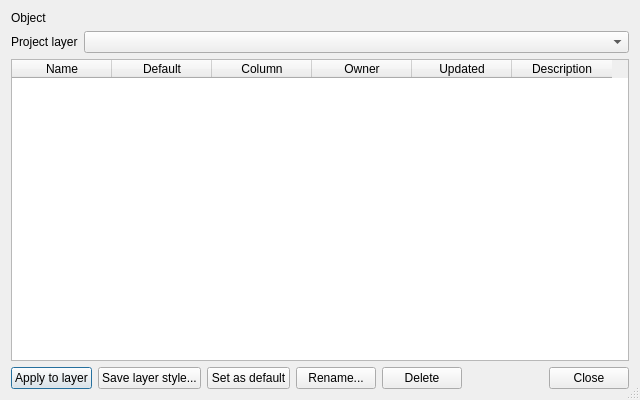
<?xml version="1.0" encoding="UTF-8"?>
<ui version="4.0">
 <class>styles_dialog</class>
 <widget class="QDialog" name="styles_dialog">
  <property name="geometry">
   <rect>
    <x>0</x>
    <y>0</y>
    <width>640</width>
    <height>400</height>
   </rect>
  </property>
  <property name="windowTitle">
   <string>PostGIS Toolbox - Layer styles</string>
  </property>
  <property name="sizeGripEnabled">
   <bool>true</bool>
  </property>
  <layout class="QVBoxLayout" name="verticalLayout">
   <item>
    <layout class="QFormLayout" name="form_layout">
     <item row="0" column="0">
      <widget class="QLabel" name="object_label">
       <property name="text">
        <string>Object</string>
       </property>
      </widget>
     </item>
     <item row="0" column="1">
      <widget class="QLabel" name="object_name_label">
       <property name="text">
        <string notr="true"/>
       </property>
      </widget>
     </item>
     <item row="1" column="0">
      <widget class="QLabel" name="layer_label">
       <property name="text">
        <string>Project layer</string>
       </property>
      </widget>
     </item>
     <item row="1" column="1">
      <widget class="QComboBox" name="layer_cbbx"/>
     </item>
    </layout>
   </item>
   <item>
    <widget class="QTableWidget" name="styles_table">
     <property name="editTriggers">
      <set>QAbstractItemView::NoEditTriggers</set>
     </property>
     <property name="alternatingRowColors">
      <bool>true</bool>
     </property>
     <property name="selectionMode">
      <enum>QAbstractItemView::SingleSelection</enum>
     </property>
     <property name="selectionBehavior">
      <enum>QAbstractItemView::SelectRows</enum>
     </property>
     <attribute name="verticalHeaderVisible">
      <bool>false</bool>
     </attribute>
     <column>
      <property name="text">
       <string>Name</string>
      </property>
     </column>
     <column>
      <property name="text">
       <string>Default</string>
      </property>
     </column>
     <column>
      <property name="text">
       <string>Column</string>
      </property>
     </column>
     <column>
      <property name="text">
       <string>Owner</string>
      </property>
     </column>
     <column>
      <property name="text">
       <string>Updated</string>
      </property>
     </column>
     <column>
      <property name="text">
       <string>Description</string>
      </property>
     </column>
    </widget>
   </item>
   <item>
    <layout class="QHBoxLayout" name="buttons_layout">
     <item>
      <widget class="QPushButton" name="apply_btn">
       <property name="text">
        <string>Apply to layer</string>
       </property>
      </widget>
     </item>
     <item>
      <widget class="QPushButton" name="save_btn">
       <property name="text">
        <string>Save layer style...</string>
       </property>
      </widget>
     </item>
     <item>
      <widget class="QPushButton" name="default_btn">
       <property name="text">
        <string>Set as default</string>
       </property>
      </widget>
     </item>
     <item>
      <widget class="QPushButton" name="rename_btn">
       <property name="text">
        <string>Rename...</string>
       </property>
      </widget>
     </item>
     <item>
      <widget class="QPushButton" name="delete_btn">
       <property name="text">
        <string>Delete</string>
       </property>
      </widget>
     </item>
     <item>
      <spacer name="buttons_spacer">
       <property name="orientation">
        <enum>Qt::Horizontal</enum>
       </property>
       <property name="sizeHint" stdset="0">
        <size>
         <width>0</width>
         <height>0</height>
        </size>
       </property>
      </spacer>
     </item>
     <item>
      <widget class="QDialogButtonBox" name="button_box">
       <property name="standardButtons">
        <set>QDialogButtonBox::Close</set>
       </property>
      </widget>
     </item>
    </layout>
   </item>
  </layout>
 </widget>
 <resources/>
 <connections>
  <connection>
   <sender>button_box</sender>
   <signal>rejected()</signal>
   <receiver>styles_dialog</receiver>
   <slot>reject()</slot>
  </connection>
 </connections>
</ui>
